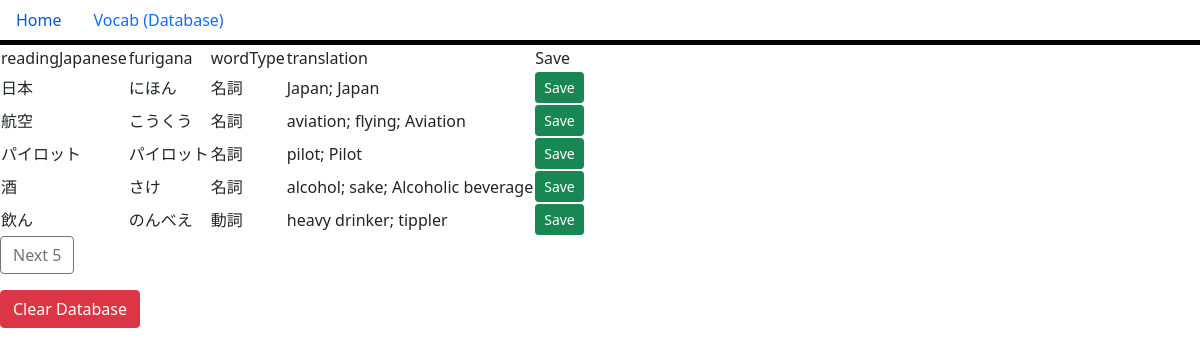
Before: / with the older database file.
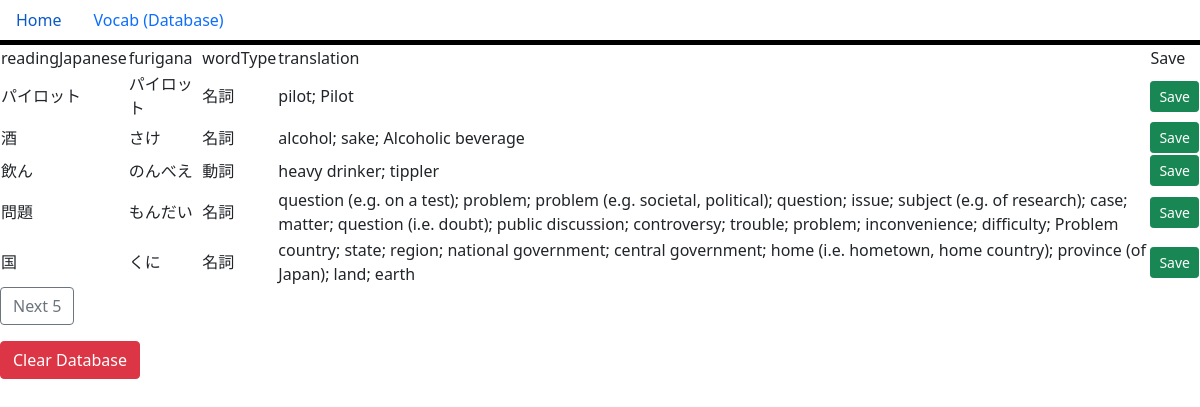
After: the same page with the newer database file.
### main.py (models this page shows, shortened)
class Vocab(db.Model):
    id = db.Column(db.Integer, primary_key=True)
    readingJapanese = db.Column(db.String(50), nullable=False)
    wordType = db.Column(db.String(6), nullable=False)
    translation = db.Column(db.String(300), nullable=False)
    furigana = db.Column(db.String(100), nullable=True)

### main.py (the view, shortened to what this page needs)
@app.route("/", methods=["POST", "GET"])
def index():
    page = int(request.args.get("page", 0))
    per_page = 5
    def remove_saved_vocab(words):
        for vocab in words[:]:  # iterate over a copy
            exists = SavedVocab.query.filter_by(
                readingJapanese=vocab.readingJapanese,
                wordType=vocab.wordType,
                translation=vocab.translation,
                furigana=vocab.furigana
            ).first()
            if exists:
                db.session.delete(vocab)
        db.session.commit()
    if request.method == "GET":
        words = Vocab.query.offset(page * per_page).limit(per_page).all()
        for vocab in words:
            if not vocab.translation:
                result = data_proccessing_unit.get_jisho_translation(vocab.readingJapanese)
                translation = "; ".join(result["translations"]) if isinstance(result["translations"], list) else result["translations"]
                furigana = result["furigana"]
                vocab.translation = translation
                vocab.furigana = furigana
                db.session.commit()
        remove_saved_vocab(words)
        words = Vocab.query.offset(page * per_page).limit(per_page).all()
        next_page = page + 1
        prev_page = page - 1
        return render_template("homepage.html", words=words, next_page=next_page, prev_page=prev_page)

### templates/homepage.html (shortened to what this page needs)
{% extends 'base.html' %}
{% block head %}
<link rel="stylesheet" href="../static/style.css">
{% endblock %}
{% block body %}
<div>
    {% if words|length > 0 %}
        <table>
            <tr>
                <td>readingJapanese</td>
                <td>furigana</td>
                <td>wordType</td>
                <td>translation</td>
                <td>Save</td>
            </tr>
            {% for item in words %}
            <tr>
                <td>{{ item.readingJapanese }}</td>
                <td>{{ item.furigana }}</td>
                <td>{{ item.wordType }}</td>
                <td>{{ item.translation }}</td>
                <td>
                    <form method="post" action="/save_vocab" style="display:inline;">
                        <button type="submit" class="btn btn-success btn-sm">Save</button>
                    </form>
                </td>
            </tr>
            {% endfor %}
        </table>
        <form method="get" action="/">
            <button type="submit" class="btn btn-outline-secondary">Next 5</button>
        </form>
        <form method="post" action="/clear" style="margin-top: 1em;">
            <button type="submit" class="btn btn-danger">Clear Database</button>
        </form>
    {% endif %}
</div>
{% endblock %}

### templates/base.html (shortened to what this page needs)
<!DOCTYPE html>
<html lang="en">
<head>
    <link rel="stylesheet" href="../static/style.css">
    <link href="https://cdn.jsdelivr.net/npm/bootstrap@5.0.2/dist/css/bootstrap.min.css" rel="stylesheet"
>
    {% block head %} {% endblock %}
</head>
<body>
    <ul class="nav">
        <li class="nav-item">
            <a class="nav-link" aria-current="page" href="/">Home</a>
        </li>
        <li class="nav-item">
            <a class="nav-link" href="/saved">Vocab (Database)</a>
        </li>
    </ul>
    {% block body %} {% endblock %}
</body>
</html>

### static/style.css (style rules this page uses)
.nav { border-bottom: 5px solid black; }

Changed rows visible on the page:
removed Vocab: readingJapanese "日本", furigana "にほん", wordType "名詞", translation "Japan; Japan"
removed Vocab: readingJapanese "航空", furigana "こうくう", wordType "名詞", translation "aviation; flying; Aviation"
now on this page (row unchanged): Vocab: readingJapanese "問題", furigana "もんだい", wordType "名詞", translation "question (e.g. on a test); problem; problem (e.g. societal, political); question; issue; subject (e.g. of research); case; matter; question (i.e. doubt); public discussion; controversy; trouble; problem; inconvenience; difficulty; Problem"
now on this page (row unchanged): Vocab: readingJapanese "国", furigana "くに", wordType "名詞", translation "country; state; region; national government; central government; home (i.e. hometown, home country); province (of Japan); land; earth"
